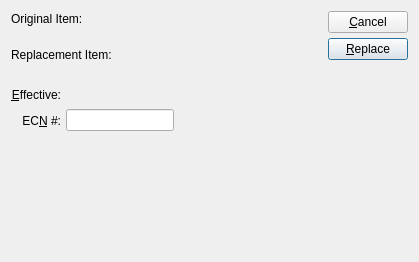
<?xml version="1.0" encoding="UTF-8"?>
<ui version="4.0">
 <comment>This file is part of the xTuple ERP: PostBooks Edition, a free and
open source Enterprise Resource Planning software suite,
Copyright (c) 1999-2018 by OpenMFG LLC, d/b/a xTuple.
It is licensed to you under the Common Public Attribution License
version 1.0, the full text of which (including xTuple-specific Exhibits)
is available at www.xtuple.com/CPAL.  By using this software, you agree
to be bound by its terms.</comment>
 <class>massReplaceComponent</class>
 <widget class="QWidget" name="massReplaceComponent">
  <property name="geometry">
   <rect>
    <x>0</x>
    <y>0</y>
    <width>419</width>
    <height>262</height>
   </rect>
  </property>
  <property name="windowTitle">
   <string>Mass Replace Component Item</string>
  </property>
  <layout class="QVBoxLayout">
   <item>
    <layout class="QHBoxLayout">
     <property name="spacing">
      <number>6</number>
     </property>
     <property name="margin">
      <number>0</number>
     </property>
     <item>
      <layout class="QVBoxLayout">
       <property name="spacing">
        <number>5</number>
       </property>
       <property name="margin">
        <number>0</number>
       </property>
       <item>
        <layout class="QVBoxLayout">
         <property name="spacing">
          <number>0</number>
         </property>
         <property name="margin">
          <number>0</number>
         </property>
         <item>
          <widget class="QLabel" name="_originalItemLit">
           <property name="text">
            <string>Original Item:</string>
           </property>
          </widget>
         </item>
         <item>
          <widget class="ItemCluster" name="_original"/>
         </item>
        </layout>
       </item>
       <item>
        <layout class="QVBoxLayout">
         <property name="spacing">
          <number>5</number>
         </property>
         <property name="margin">
          <number>0</number>
         </property>
         <item>
          <widget class="QLabel" name="_replacementItemLit">
           <property name="text">
            <string>Replacement Item:</string>
           </property>
          </widget>
         </item>
         <item>
          <widget class="ItemCluster" name="_replacement"/>
         </item>
        </layout>
       </item>
       <item>
        <layout class="QHBoxLayout">
         <property name="spacing">
          <number>5</number>
         </property>
         <property name="margin">
          <number>0</number>
         </property>
         <item>
          <layout class="QVBoxLayout">
           <property name="spacing">
            <number>5</number>
           </property>
           <property name="margin">
            <number>0</number>
           </property>
           <item>
            <widget class="QLabel" name="_effectiveLit">
             <property name="text">
              <string>&amp;Effective:</string>
             </property>
             <property name="alignment">
              <set>Qt::AlignRight|Qt::AlignTrailing|Qt::AlignVCenter</set>
             </property>
             <property name="buddy">
              <cstring>_effective</cstring>
             </property>
            </widget>
           </item>
           <item>
            <widget class="QLabel" name="_ecnNumLit">
             <property name="text">
              <string>EC&amp;N #:</string>
             </property>
             <property name="alignment">
              <set>Qt::AlignRight|Qt::AlignTrailing|Qt::AlignVCenter</set>
             </property>
             <property name="buddy">
              <cstring>_ecn</cstring>
             </property>
            </widget>
           </item>
          </layout>
         </item>
         <item>
          <layout class="QVBoxLayout">
           <property name="spacing">
            <number>5</number>
           </property>
           <property name="margin">
            <number>0</number>
           </property>
           <item>
            <layout class="QHBoxLayout">
             <property name="spacing">
              <number>0</number>
             </property>
             <property name="margin">
              <number>0</number>
             </property>
             <item>
              <widget class="DLineEdit" name="_effective"/>
             </item>
             <item>
              <spacer name="Spacer140">
               <property name="orientation">
                <enum>Qt::Horizontal</enum>
               </property>
               <property name="sizeType">
                <enum>QSizePolicy::Expanding</enum>
               </property>
               <property name="sizeHint" stdset="0">
                <size>
                 <width>20</width>
                 <height>20</height>
                </size>
               </property>
              </spacer>
             </item>
            </layout>
           </item>
           <item>
            <layout class="QHBoxLayout">
             <property name="spacing">
              <number>0</number>
             </property>
             <property name="margin">
              <number>0</number>
             </property>
             <item>
              <widget class="XLineEdit" name="_ecn"/>
             </item>
             <item>
              <spacer name="Spacer26">
               <property name="orientation">
                <enum>Qt::Horizontal</enum>
               </property>
               <property name="sizeType">
                <enum>QSizePolicy::Expanding</enum>
               </property>
               <property name="sizeHint" stdset="0">
                <size>
                 <width>20</width>
                 <height>20</height>
                </size>
               </property>
              </spacer>
             </item>
            </layout>
           </item>
          </layout>
         </item>
        </layout>
       </item>
      </layout>
     </item>
     <item>
      <layout class="QHBoxLayout">
       <property name="spacing">
        <number>0</number>
       </property>
       <property name="margin">
        <number>0</number>
       </property>
       <item>
        <spacer name="Spacer142">
         <property name="orientation">
          <enum>Qt::Horizontal</enum>
         </property>
         <property name="sizeType">
          <enum>QSizePolicy::Expanding</enum>
         </property>
         <property name="sizeHint" stdset="0">
          <size>
           <width>20</width>
           <height>20</height>
          </size>
         </property>
        </spacer>
       </item>
       <item>
        <layout class="QVBoxLayout">
         <property name="spacing">
          <number>0</number>
         </property>
         <property name="margin">
          <number>0</number>
         </property>
         <item>
          <layout class="QVBoxLayout">
           <property name="spacing">
            <number>5</number>
           </property>
           <property name="margin">
            <number>0</number>
           </property>
           <item>
            <widget class="QPushButton" name="_close">
             <property name="text">
              <string>&amp;Cancel</string>
             </property>
            </widget>
           </item>
           <item>
            <widget class="QPushButton" name="_replace">
             <property name="text">
              <string>&amp;Replace</string>
             </property>
             <property name="default">
              <bool>true</bool>
             </property>
            </widget>
           </item>
          </layout>
         </item>
         <item>
          <spacer name="Spacer141">
           <property name="orientation">
            <enum>Qt::Vertical</enum>
           </property>
           <property name="sizeType">
            <enum>QSizePolicy::Expanding</enum>
           </property>
           <property name="sizeHint" stdset="0">
            <size>
             <width>20</width>
             <height>20</height>
            </size>
           </property>
          </spacer>
         </item>
        </layout>
       </item>
      </layout>
     </item>
    </layout>
   </item>
   <item>
    <spacer name="Spacer143">
     <property name="orientation">
      <enum>Qt::Vertical</enum>
     </property>
     <property name="sizeType">
      <enum>QSizePolicy::Expanding</enum>
     </property>
     <property name="sizeHint" stdset="0">
      <size>
       <width>20</width>
       <height>20</height>
      </size>
     </property>
    </spacer>
   </item>
  </layout>
 </widget>
 <layoutdefault spacing="6" margin="11"/>
 <customwidgets>
  <customwidget>
   <class>DLineEdit</class>
   <extends>QWidget</extends>
   <header>datecluster.h</header>
   <container>1</container>
  </customwidget>
  <customwidget>
   <class>ItemCluster</class>
   <extends>QWidget</extends>
   <header>itemcluster.h</header>
   <container>1</container>
  </customwidget>
  <customwidget>
   <class>XLineEdit</class>
   <extends>QLineEdit</extends>
   <header>xlineedit.h</header>
   <container>1</container>
  </customwidget>
 </customwidgets>
 <tabstops>
  <tabstop>_original</tabstop>
  <tabstop>_replacement</tabstop>
  <tabstop>_effective</tabstop>
  <tabstop>_ecn</tabstop>
  <tabstop>_replace</tabstop>
  <tabstop>_close</tabstop>
 </tabstops>
 <includes>
  <include location="global">parameter.h</include>
  <include location="global">qstatusbar.h</include>
 </includes>
 <resources/>
 <connections>
  <connection>
   <sender>_close</sender>
   <signal>clicked()</signal>
   <receiver>massReplaceComponent</receiver>
   <slot>close()</slot>
   <hints>
    <hint type="sourcelabel">
     <x>20</x>
     <y>20</y>
    </hint>
    <hint type="destinationlabel">
     <x>20</x>
     <y>20</y>
    </hint>
   </hints>
  </connection>
 </connections>
</ui>
